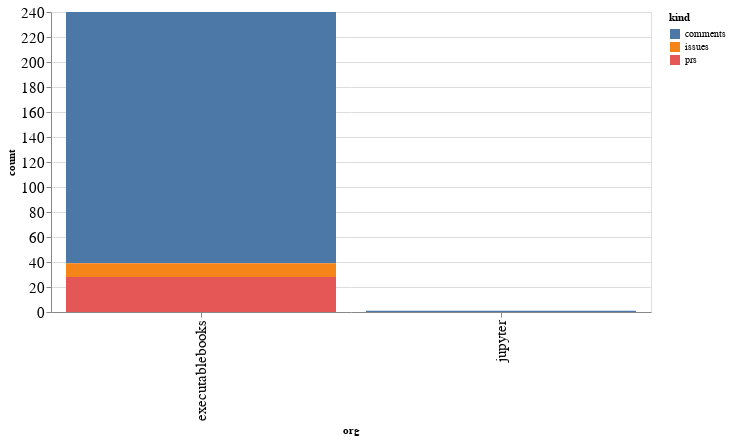

Notebook code cell kept with this figure:
### Code cell
alt.Chart(org_summaries, width=600).mark_bar().encode(
    x='org',
    y='count',
    color='kind',
    tooltip="org"
)

### Figure 1 — Vega-Lite specification as saved in the notebook (floating-point values rounded to 4 significant figures)
{"config": {"axisLeft": {"labelFontSize": 15}, "axisBottom": {"labelFontSize": 15}}, "data": {"name": "data-1b845253a295a47ec2f1705f5046a7c7"}, "mark": "bar", "encoding": {"color": {"type": "nominal", "field": "kind"}, "tooltip": {"type": "nominal", "field": "org"}, "x": {"type": "nominal", "field": "org"}, "y": {"type": "quantitative", "field": "count"}}, "width": 600, "$schema": "https://vega.github.io/schema/vega-lite/v4.8.1.json", "datasets": {"data-1b845253a295a47ec2f1705f5046a7c7": [{"org": "executablebooks", "kind": "comments", "count": 201}, {"org": "executablebooks", "kind": "issues", "count": 11}, {"org": "executablebooks", "kind": "prs", "count": 28}, {"org": "jupyter", "kind": "comments", "count": 1}]}}
